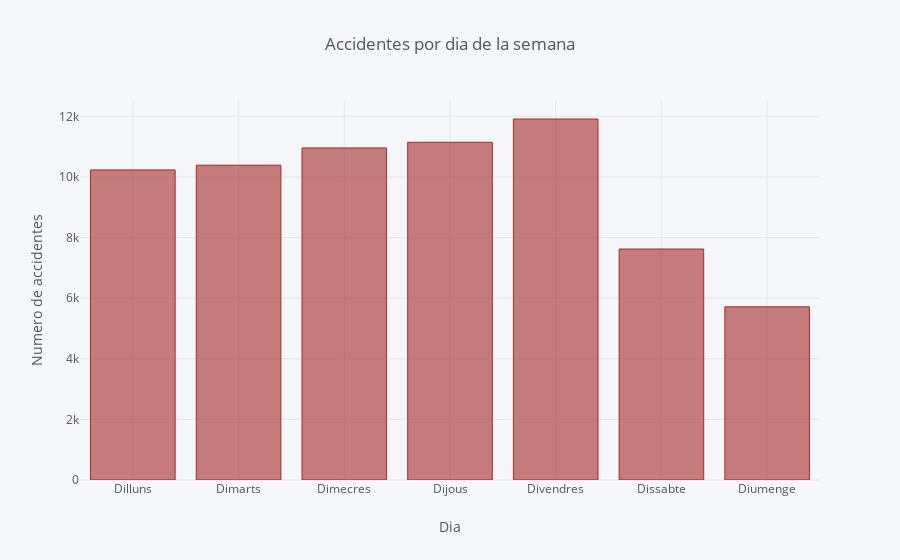

Here is the notebook cell this chart was saved with:
### Code cell
#Mostramos una grafica de los datos:
bcn_dia.iplot(kind='bar', x='Dia_Semana', xTitle='Dia', color='brown',
           yTitle='Numero de accidentes', title='Accidentes por dia de la semana')

### Figure 1 — Plotly figure (JSON) as saved in the notebook; plotly's stock layout.template omitted (floating-point values rounded to 4 significant figures)
{"data": [{"marker": {"color": "rgba(165, 42, 42, 0.6)", "line": {"color": "rgba(165, 42, 42, 1.0)", "width": 1}}, "name": "Numero_accidentes", "orientation": "v", "text": "", "type": "bar", "uid": "f4a4775b-1df2-45ab-8b43-3ef63fd59d94", "x": ["Dilluns", "Dimarts", "Dimecres", "Dijous", "Divendres", "Dissabte", "Diumenge"], "y": [10234, 10389, 10958, 11144, 11913, 7622, 5715]}], "layout": {"legend": {"bgcolor": "#F5F6F9", "font": {"color": "#4D5663"}}, "paper_bgcolor": "#F5F6F9", "plot_bgcolor": "#F5F6F9", "title": {"font": {"color": "#4D5663"}, "text": "Accidentes por dia de la semana"}, "xaxis": {"gridcolor": "#E1E5ED", "showgrid": true, "tickfont": {"color": "#4D5663"}, "title": {"font": {"color": "#4D5663"}, "text": "Dia"}, "zerolinecolor": "#E1E5ED"}, "yaxis": {"gridcolor": "#E1E5ED", "showgrid": true, "tickfont": {"color": "#4D5663"}, "title": {"font": {"color": "#4D5663"}, "text": "Numero de accidentes"}, "zerolinecolor": "#E1E5ED"}}}
